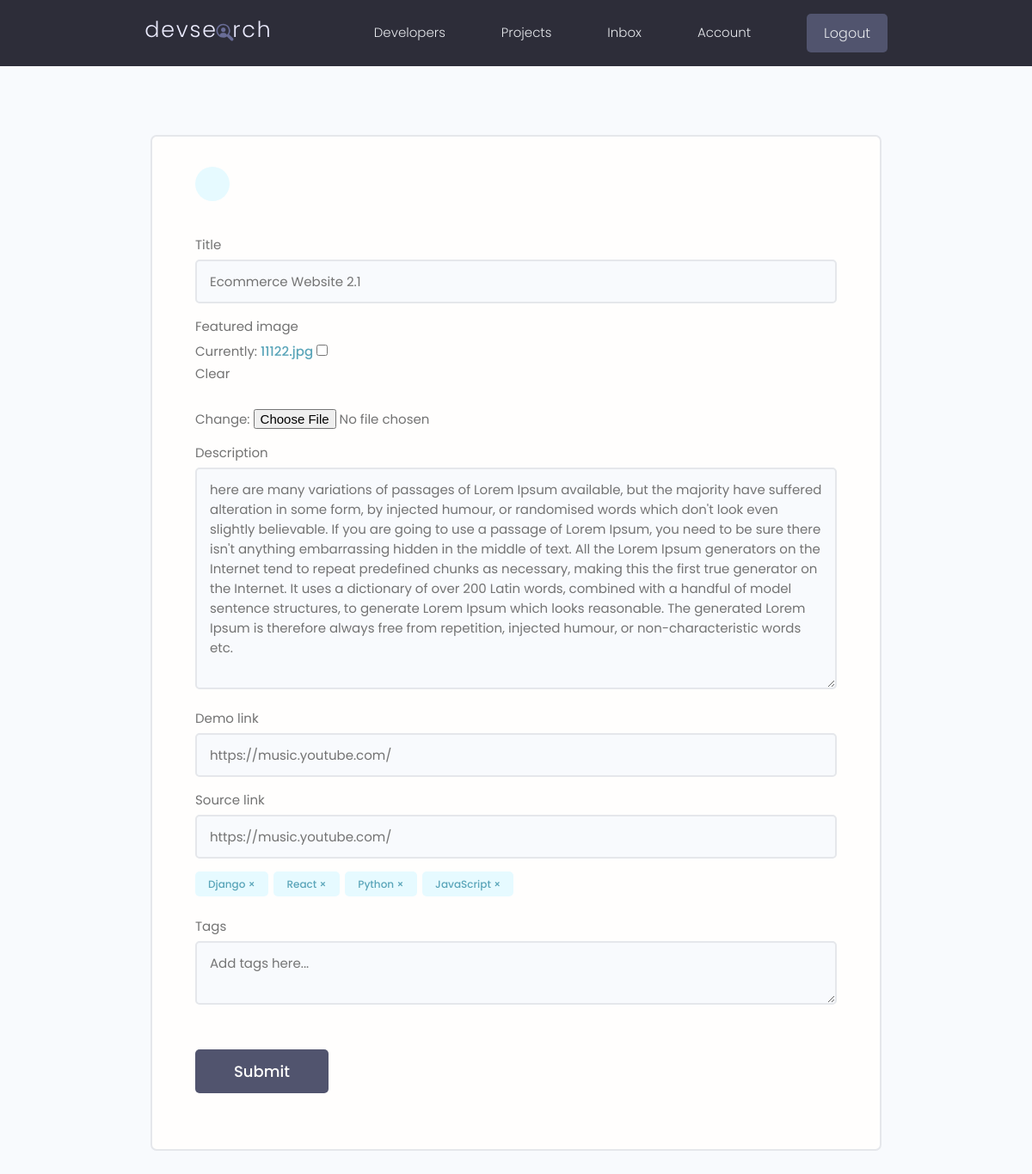
Page /projects/update-project/9feaabc8-d9e9-4556-85cf-b2f1ca81b512/ (signed in) on the committed database.
### projects/models.py (models this page shows, shortened)
class Project(models.Model):
    owner = models.ForeignKey(Profile, null=True, blank=True, on_delete=models.CASCADE)
    title = models.CharField(max_length=200)
    description = models.TextField(null=True, blank=True)
    featured_image = models.ImageField(null=True, blank=True, default="default.jpg")
    demo_link = models.CharField(max_length=2000, blank=True, null=True)
    source_link = models.CharField(max_length=2000, null=True, blank=True)
    tags = models.ManyToManyField('Tag', blank=True)
    vote_total = models.IntegerField(default=0, null=True, blank=True)
    vote_ratio = models.IntegerField(default=0, null=True, blank=True)
    created = models.DateTimeField(auto_now_add=True)
    id = models.UUIDField(default=uuid.uuid4, unique=True, primary_key=True, editable=False)
    class Meta:
        ordering = ['-vote_ratio', '-vote_total', 'title']

class Tag(models.Model):
    name = models.CharField(max_length=200)
    created = models.DateTimeField(auto_now_add=True)
    id = models.UUIDField(default=uuid.uuid4, unique=True, primary_key=True, editable=False)

### projects/views.py (the view, shortened to what this page needs)
# urls.py: path('update-project/<str:pk>/', views.updateProject, name='update-project'),
@login_required(login_url='login')
def updateProject(request, pk):
    profile = request.user.profile
    project = profile.project_set.get(id=pk)
    form = ProjectForm(instance=project)
    context = {'form': form, 'project': project}
    return render(request, 'projects/project_form.html', context)

### projects/forms.py
class ProjectForm(ModelForm):
    class Meta:
        model = Project
        fields = ['title', 'featured_image', 'description',
                  'demo_link', 'source_link']
        widgets = {
            "tags": forms.CheckboxSelectMultiple(),
        }
    def __init__(self, *args, **kwargs):
        super(ProjectForm, self).__init__(*args, **kwargs)
        for name, field in self.fields.items():
            field.widget.attrs.update(
                {'class': 'input'})

### projects/templates/projects/project_form.html (shortened to what this page needs)
{% extends 'main.html' %}
{% block content %}
<main class="formPage my-xl">
    <div class="content-box">
        <div class="formWrapper">
            <a class="backButton" href="{% url 'account' %}"></a>
            <br>
            <form class="form" method="POST" enctype="multipart/form-data">
                {% for field in form %}
                <div class="form__field">
                    <label for="formInput#text">{{field.label}} </label>
                    {{field}}
                </div>
                {% endfor %}
                <div class="form__field">
                    {% for tag in project.tags.all %}
                        <div class="project-tag tag tag-pill tag--main" data-tag="{{tag.id}}" data-project="{{project.id}}">{{tag.name}} &#215;</div>
                    {% endfor %}
                </div>
                <div class="form__field">
                    <label for="formInput#text">Tags</label>
                    <textarea class="input" name="newtags" placeholder="Add tags here..."></textarea>
                </div>
                <input class="btn btn--sub btn--lg  my-md" type="submit" value="Submit" />
            </form>
        </div>
    </div>
</main>
{% endblock content %}

### static/styles/app.css (style rules this page uses)
:root { --color-sub: #2d2d39; }
.btn--sub { background-color: var(--color-sub-light); }
.content-box { width: 95%; max-width: 85rem; margin: 0 auto; }
.backButton { background: var(--color-main-light); color: var(--color-main); width: 4rem; height: 4rem; display: flex; align-items: center; justify-content: center; border-radius: 50%; }
.formPage .formWrapper { list-style: none; background: var(--color-white); padding: 3.5rem 5rem; border: 2px solid var(--color-light); border-radius: 0.7rem; }

### static/uikit/styles/modules/_variables.css (style rules this page uses)
:root { --color-main: #5aa5b9; --color-main-light: #e6faff; --color-sub: #3f4156; --color-sub-light: #51546e; --color-sub-lighter: #ededfd; --color-text: #737373; --color-gray: #8b8b8b; --color-light: #e5e7eb; --color-light-gray: #767676; --color-bg: #f8fafd; --color-white: #fffefd; --color-white-light: #f3f3f3; --color-success: #359e64; --color-success-bg: #def8e8; --color-error: #fc4b0b; --color-error-bg: #fff2ee; --font-base: 'Poppins', arial, helvetica, 'Segoe UI', roboto, ubuntu, sans-serif; --font-monospace: 'Fira Code', 'Courier New', courier, monospace; --font-regular: 300; --font-medium: 500; --font-bold: 700; --generic-shadow: 1px 1px 5px #00000010; --generic-transition: all 0.3s ease-in-out; }

### static/uikit/styles/modules/_base.css (style rules this page uses)
* { margin: 0; padding: 0; box-sizing: border-box; text-rendering: optimizeLegibility; color: inherit; font-size: inherit; }
html { font-size: 50%; }
@media only screen and (min-width: 480px) { html { font-size: 56.25%; } }
@media only screen and (min-width: 1200px) { html { font-size: 62.5%; } }
body { line-height: 1.6; font-weight: 400; font-size: 1.5rem; color: var(--color-text); background-color: var(--color-bg); min-height: 100vh; }

### static/uikit/styles/modules/_typography.css (style rules this page uses)
* { font-family: var(--font-base); }
a { padding-bottom: 2px; text-decoration: none; display: inline-block; color: var(--color-main); font-weight: var(--font-medium); }

### static/uikit/styles/modules/_utilities.css (style rules this page uses)
.my-md { margin: 3rem auto; }
.my-xl { margin: 8rem auto; }

### static/uikit/styles/modules/_button.css (style rules this page uses)
.btn { display: inline-block; position: relative; cursor: pointer; background-color: var(--color-light); font-weight: var(--font-medium); color: var(--color-sub); text-decoration: none; padding: 1rem 2rem; border-radius: 0.5rem; border: none; width: -webkit-fit-content; width: -moz-fit-content; width: fit-content; height: -webkit-fit-content; height: -moz-fit-content; height: fit-content; font-size: 1.6rem; outline-width: 0; outline-color: transparent; -webkit-backface-visibility: hidden; backface-visibility: hidden; transition: all 0.3s ease-in-out; }
.btn--sub { background-color: var(--color-sub); color: var(--color-white); }
.btn--lg { font-size: 1.8rem; padding: 1.2rem 4.5rem; }

### static/uikit/styles/modules/_form.css (style rules this page uses)
.form { display: block; }
.form__field { margin-top: 1.5rem; margin-bottom: 1.5rem; }
.form__label, .form__field > label { display: block; margin-bottom: 0.5rem; color: var(--color-text); }
input.input[type='text'], input.input[type='email'], input.input[type='password'], input.input[type='number'], textarea.input { min-width: 24rem; width: 100%; padding: 1.2rem 1.5rem; border-radius: 0.5rem; border: 2px solid var(--color-light); transition: all 0.3s ease-in-out; background-color: var(--color-bg); }

### static/uikit/styles/modules/_tag.css (style rules this page uses)
.tag { display: inline-flex; align-items: center; background-color: var(--color-sub); height: -webkit-fit-content; height: -moz-fit-content; height: fit-content; width: -webkit-fit-content; width: -moz-fit-content; width: fit-content; border-radius: 0.5rem; padding: 0.5rem 1.5rem; font-size: 1.2rem; cursor: pointer; }
.tag:not(:last-child) { margin-right: 0.25rem; margin-bottom: 0.75rem; }
.tag--main, .tag--main > small { background: var(--color-main-light); color: var(--color-main); font-weight: 500; }

### rows in the picture
Project: form "Ecommerce Website 2.1" "here are many variations of passages of Lorem Ipsum available, but the majority have suffered alteration in some form, by injected humour, or randomised words which don't look even slightly believable. If you are going to use a passage of Lorem Ipsum, you need to be sure there isn't anything embarrassing hidden in the middle of text. All the Lorem Ipsum generators on the Internet tend to repeat predefined chunks as necessary, making this the first true generator on the Internet. It uses a dictionary of over 200 Latin words, combined with a handful of model sentence structures, to generate Lorem Ipsum which looks reasonable. The generated Lorem Ipsum is therefore always free from repetition,…" "https://music.youtube.com/" "https://music.youtube.com/"
Tag: name "Django"
Tag: name "React"
Tag: name "Python"
Tag: name "JavaScript"

### other values in the picture
{{ field.label }} "Title" "Featured image" "Description" "Demo link" "Source link"
